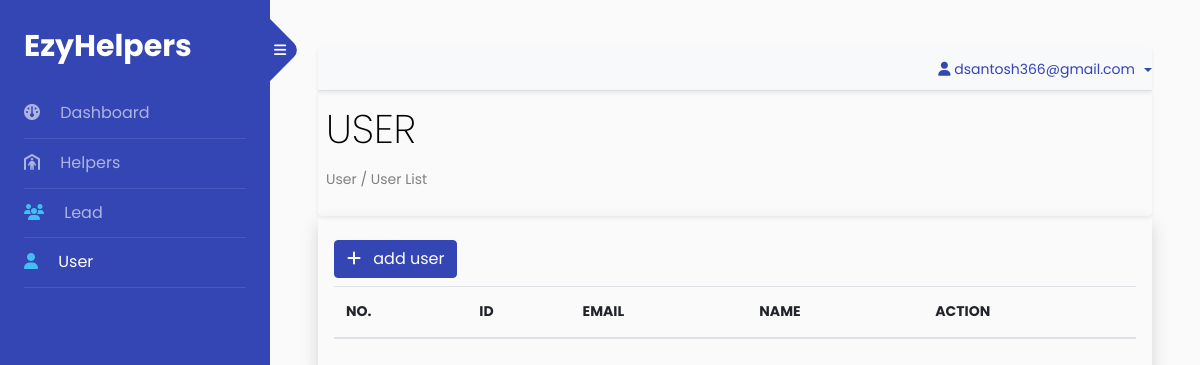
Page /super/user_list (signed in) on the earlier database version.
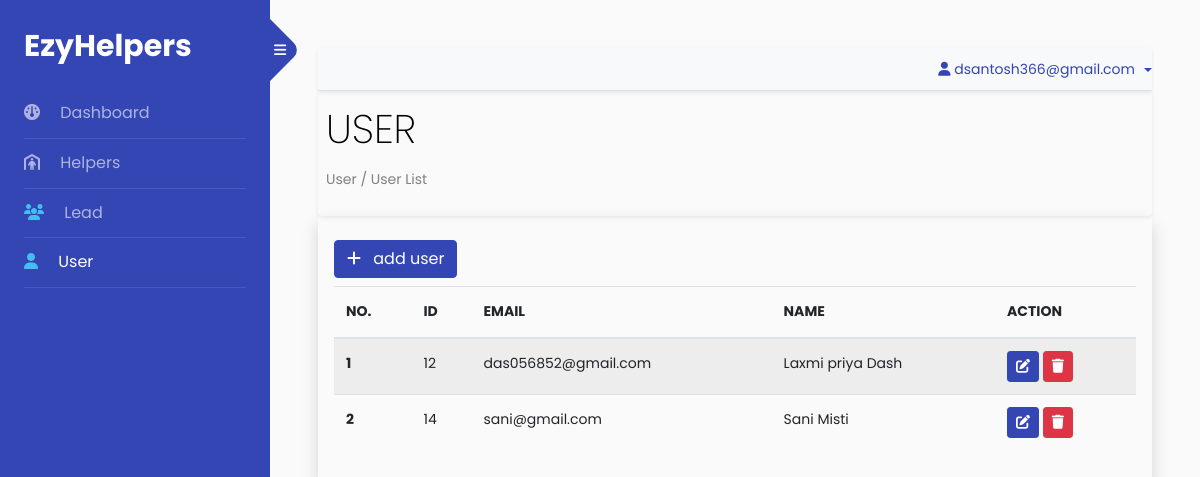
Same page on the later database version.
### app/models.py (models this page shows)
class EmployeeModel(models.Model):
    employee = models.ForeignKey(User,on_delete=models.CASCADE)

### backnd/views_super.py (the view)
# urls.py: path('super/user_list',UserListViews,name='superuser_user_list'),
@login_required
def UserListViews(request):
    if not request.user.is_superuser:
        return HttpResponse("<h1>Not a valid user to access this page!</h1>")
    user = EmployeeModel.objects.all()
    data = {
        'user':user
    }
    return render(request,'super/user_list.html',data)

### templates/super/user_list.html (shortened to what this page needs)
{% extends 'index.html' %}
{% load static %}
{% block body %}
<section class="super_user_dash shadow-sm rounded p-2">
    <div class='dash-box'>
        <h1> USER </h1>
        <p>User / User List</p>
    </div>
</section>
<section class='user_list shadow p-3'>
    <a href="{% url 'superuser_user_create' %}" class='btn btn-primary my-2'><i class="fa-solid fa-plus mr-2"></i>
        add user
    </a>
    <table class="table table-striped">
        <thead>
            <tr>
                <th scope="col">NO.</th>
                <th scope="col">ID</th>
                <th scope="col">EMAIL</th>
                <th scope="col">NAME</th>
                <th scope="col">ACTION</th>
            </tr>
        </thead>
        <tbody>
            {% for i in user %}
            {% if not i.is_superuser %}
            <tr>
                <th scope="row">{{forloop.counter}}</th>
                <td>{{i.employee.id}}</td>
                <td>{{i.employee.email}}</td>
                <td>{{i.employee.first_name|capfirst}} {{i.employee.last_name|capfirst}}</td>
                <td><a href="{% url 'superuser_user_update' i.employee.id %}" class='btn btn-sm btn-primary'><i
                            class="fa-solid fa-pen-to-square"></i></a>
                    <button type='button' class='btn btn-sm btn-danger' data-toggle="modal"
                        data-target="#exampleModalLong{{forloop.counter}}"><i class="fa-solid fa-trash"></i></button>
                </td>
            </tr>
            {% endif %}
            {% endfor %}
        </tbody>
    </table>
</section>
{% endblock body %}

Differences in the rows shown:
added EmployeeModel: employee.id "12", employee.email "das056852@gmail.com", employee.first_name "Laxmi priya", employee.last_name "Dash"
added EmployeeModel: employee.id "14", employee.email "sani@gmail.com", employee.first_name "Sani", employee.last_name "Misti"
